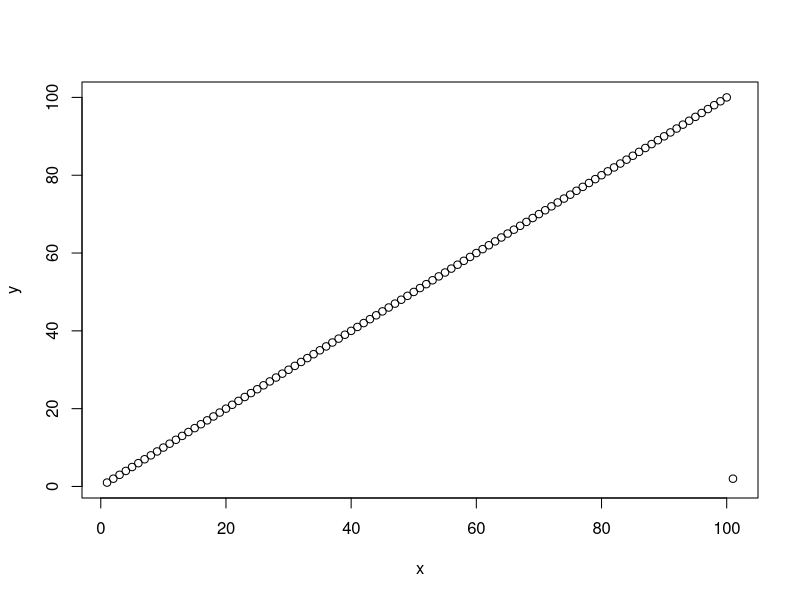
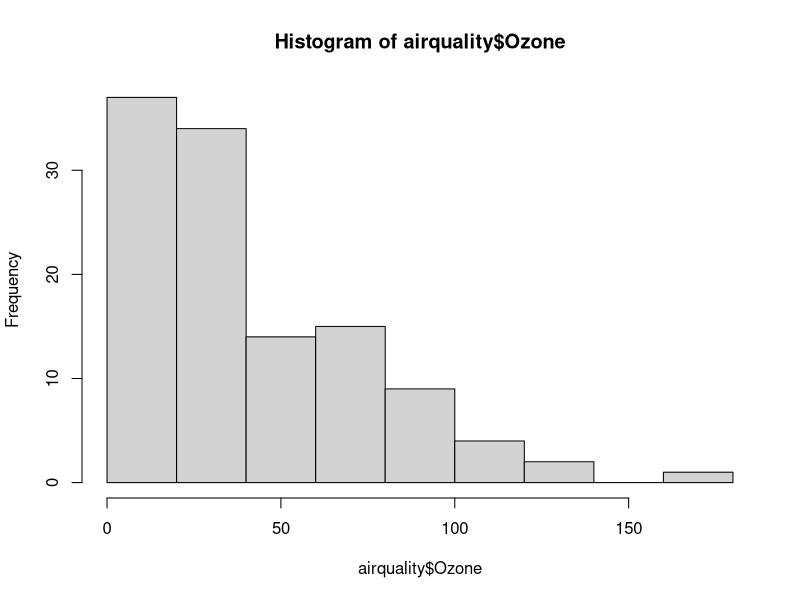
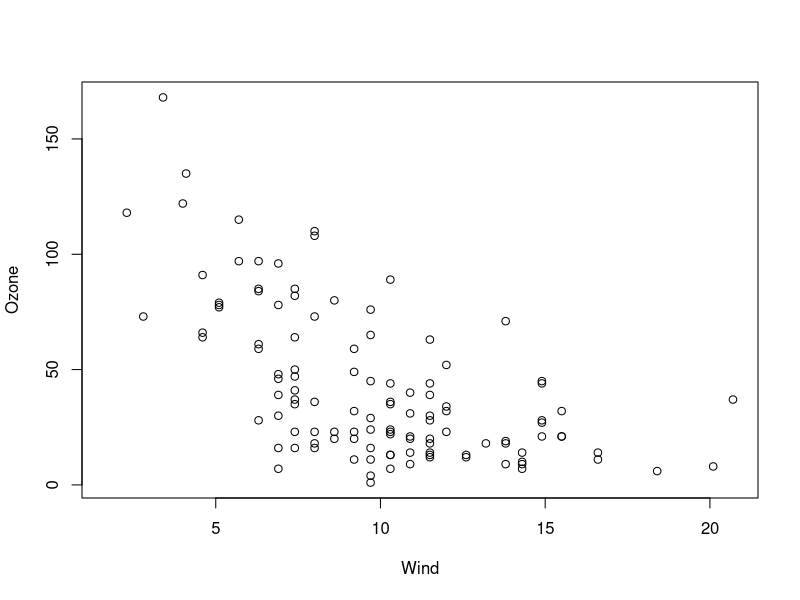
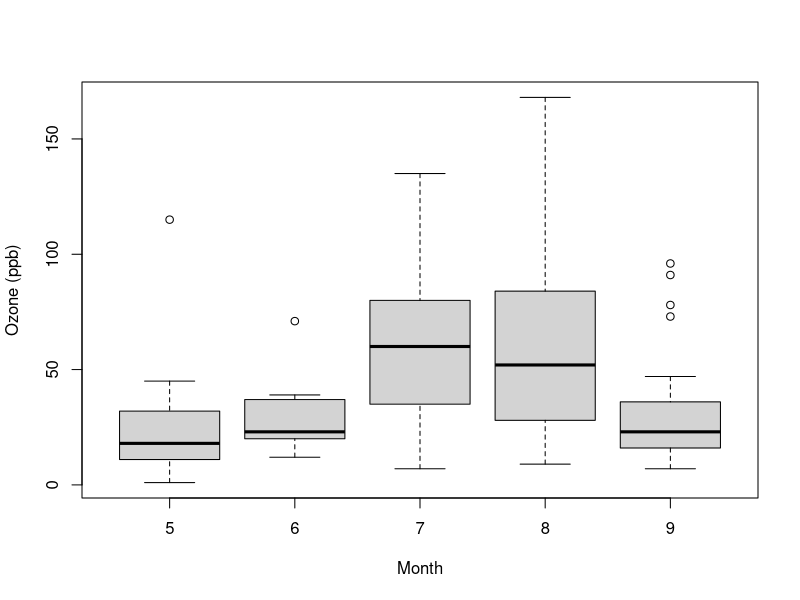
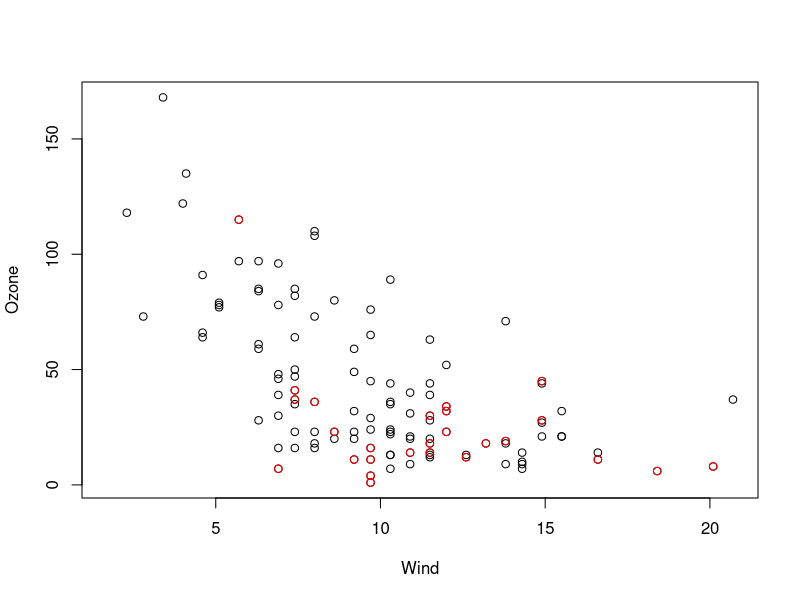
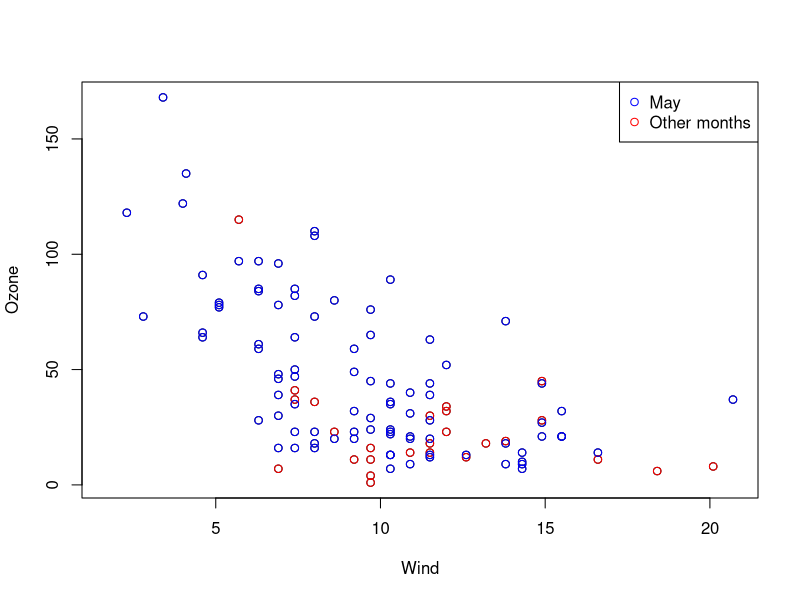
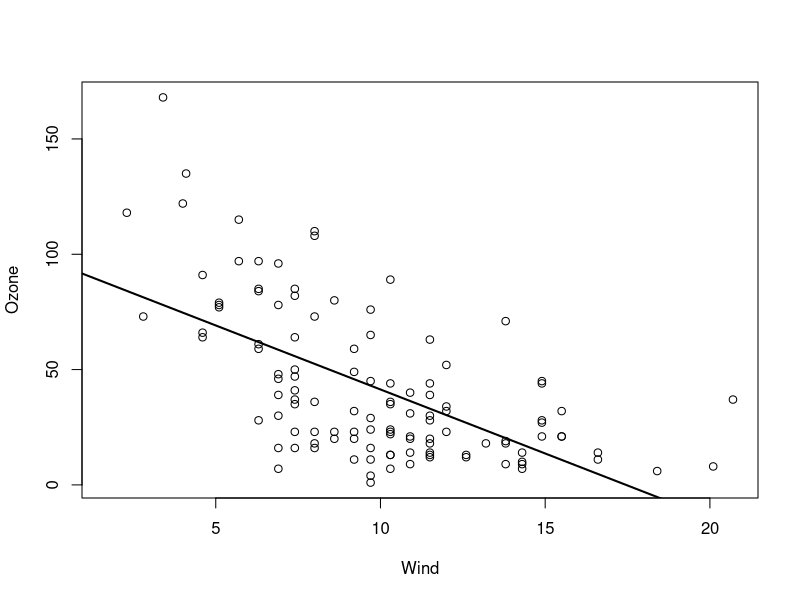

These figures' R source, in order:
library(datasets)

x <- c(1:101)
y <- c(1:100,2)
plot(x,y)

#histograma
hist(airquality$Ozone)

#Scatterplot
with(airquality,plot(Wind,Ozone))

#Boxplot
airquality <- transform(airquality,Month= factor(Month))
boxplot(Ozone ~ Month,airquality, xlab='Month', ylab ='Ozone (ppb)')


with(airquality,plot(Wind,Ozone))
with(subset(airquality,Month == 5),points(Wind,Ozone,col='red'))


with(airquality,plot(Wind,Ozone))
with(subset(airquality,Month == 5),points(Wind,Ozone,col='red'))
with(subset(airquality,Month != 5),points(Wind,Ozone,col='blue'))
legend('topright',pch = 1 , col =c('blue','red'),legend=c('May','Other months'))


with(airquality,plot(Wind,Ozone),pch=20)
model <- lm(Ozone ~Wind,airquality)
abline(model,lwd=2)
